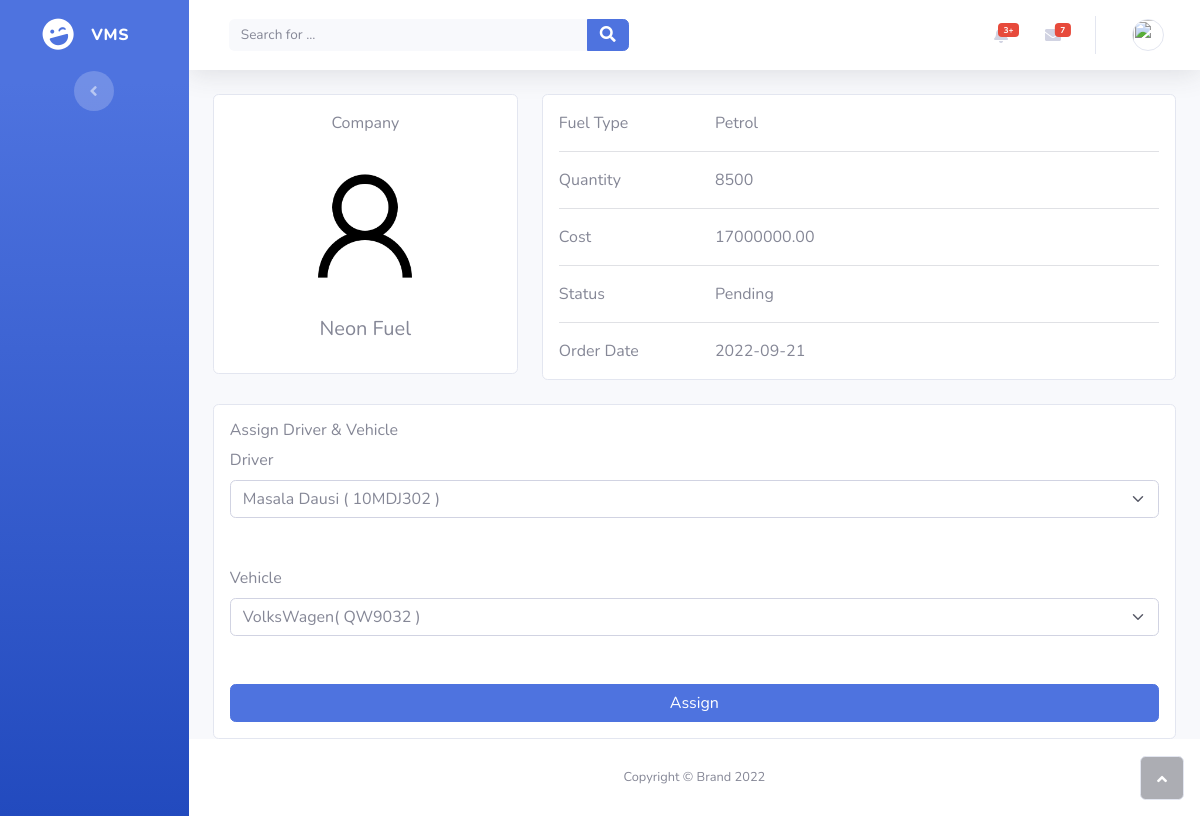
The page /assign_order.php?id=9 on the database as committed earlier.
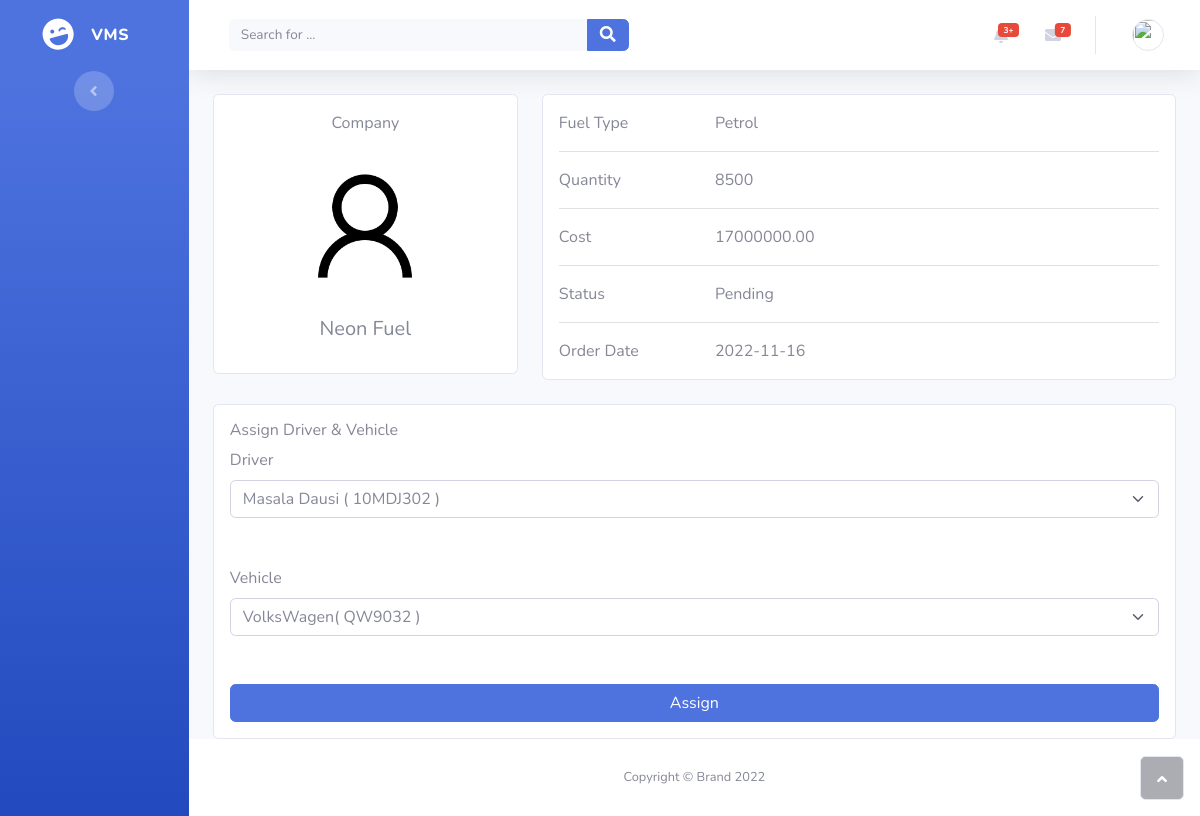
The same page on the database as committed later.
### tables this page shows
CREATE TABLE `orders` (
  `id` int(11) NOT NULL,
  `company_id` int(11) NOT NULL,
  `type_id` int(11) DEFAULT NULL,
  `quantity` int(11) NOT NULL,
  `cost` decimal(15,2) NOT NULL,
  `status` enum('pending','delivered') NOT NULL,
  `order_date` date NOT NULL,
  `date_delivered` date DEFAULT NULL
);

CREATE TABLE `fuel_types` (
  `id` int(11) NOT NULL,
  `name` varchar(20) NOT NULL,
  `cost_per_litre` decimal(15,2) NOT NULL
);

### includes/entity/order.php (called while the page is built, shortened)
<?php
class Order
{
    public function __construct($data)
    {
        $this->fuelName = $data["fuel_name"];
        $this->quantity = $data["quantity"];
        $this->cost = $data["cost"];
        $this->status = $data["status"];
        $this->orderDate = $data["order_date"];
    }
    public static function find($id)
    {
        $table = self::TABLE;
        $columns = self::COLUMNS;
        $connection = DBConnection::getConnection();
        $query = "SELECT {$columns} FROM {$table} AS o INNER JOIN companies AS c ON c.user_id = o.company_id INNER JOIN fuel_types AS f ON f.id = o.type_id LEFT JOIN order_driver AS od ON od.order_id = o.id WHERE o.id = :id";
        $sth = $connection->prepare($query);
        if (!$sth->execute([":id" => $id])) {
            return null;
        }
        return new Order($sth->fetch());
    }
}

### assign_order.php (the view, shortened to what the changed rows need)
<?php
include_once "./includes/entity/order.php";
$order = Order::find($_GET["id"]);
?>
<!DOCTYPE html>
<html>
<head>
    <link rel="stylesheet" href="assets/bootstrap/css/bootstrap.min.css">
    <link rel="stylesheet" href="assets/fonts/fontawesome-all.min.css">
</head>
<body id="page-top">
    <div id="wrapper">
        <div class="d-flex flex-column" id="content-wrapper">
            <div id="content">
                <div class="container-fluid">
                    <div class="row">
                        <div class="col-8">
                            <div class="card mb-4">
                                <div class="card-body">
                                    <div class="row">
                                        <div class="col-sm-9">
                                            <p class="text-muted mb-0"><?php echo ucfirst($order->fuelName); ?></p>
                                        </div>
                                    </div>
                                    <div class="row">
                                        <div class="col-sm-9">
                                            <p class="text-muted mb-0"><?php echo $order->quantity; ?></p>
                                        </div>
                                    </div>
                                    <div class="row">
                                        <div class="col-sm-9">
                                            <p class="text-muted mb-0"><?php echo $order->cost; ?></p>
                                        </div>
                                    </div>
                                    <div class="row">
                                        <div class="col-sm-9">
                                            <p class="text-muted mb-0"><?php echo ucfirst($order->status); ?></p>
                                        </div>
                                    </div>
                                    <div class="row">
                                        <div class="col-sm-9">
                                            <p class="text-muted mb-0"><?php echo ucfirst($order->orderDate); ?></p>
                                        </div>
                                    </div>
                                </div>
                            </div>
                        </div>
                    </div>
                </div>
            </div>
        </div><a class="border rounded d-inline scroll-to-top" href="#page-top"><i class="fas fa-angle-up"></i></a>
    </div>
</body>
</html>

Rows that differ between the two databases and show on the page:
changed orders "Pending": order_date "2022-09-21" → "2022-11-16"
